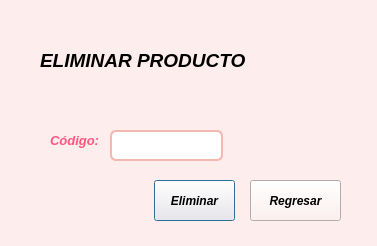
<?xml version="1.0" encoding="UTF-8"?>
<ui version="4.0">
 <class>eliminar</class>
 <widget class="QDialog" name="eliminar">
  <property name="geometry">
   <rect>
    <x>0</x>
    <y>0</y>
    <width>377</width>
    <height>246</height>
   </rect>
  </property>
  <property name="windowTitle">
   <string>Dialog</string>
  </property>
  <property name="styleSheet">
   <string notr="true">background-color: #FDEDEC;
</string>
  </property>
  <widget class="QLabel" name="label">
   <property name="geometry">
    <rect>
     <x>40</x>
     <y>40</y>
     <width>231</width>
     <height>41</height>
    </rect>
   </property>
   <property name="font">
    <font>
     <pointsize>14</pointsize>
     <italic>true</italic>
     <bold>true</bold>
    </font>
   </property>
   <property name="text">
    <string>ELIMINAR PRODUCTO</string>
   </property>
  </widget>
  <widget class="QLabel" name="label_2">
   <property name="geometry">
    <rect>
     <x>50</x>
     <y>130</y>
     <width>61</width>
     <height>21</height>
    </rect>
   </property>
   <property name="font">
    <font>
     <pointsize>10</pointsize>
     <italic>true</italic>
     <bold>true</bold>
    </font>
   </property>
   <property name="styleSheet">
    <string notr="true">color: rgb(255, 85, 127)</string>
   </property>
   <property name="text">
    <string>Código: </string>
   </property>
  </widget>
  <widget class="QLineEdit" name="codigo">
   <property name="geometry">
    <rect>
     <x>110</x>
     <y>130</y>
     <width>113</width>
     <height>31</height>
    </rect>
   </property>
   <property name="styleSheet">
    <string notr="true">QLineEdit {
    background-color: white;
    border: 2px solid #F5B7B1;
    border-radius: 6px;
    padding: 4px;
    color: #7B241C;
}

QLineEdit:focus {
    border: 2px solid #E5989B;
}
</string>
   </property>
  </widget>
  <widget class="QPushButton" name="eliminar_2">
   <property name="geometry">
    <rect>
     <x>154</x>
     <y>180</y>
     <width>81</width>
     <height>41</height>
    </rect>
   </property>
   <property name="font">
    <font>
     <italic>true</italic>
     <bold>true</bold>
    </font>
   </property>
   <property name="styleSheet">
    <string notr="true">color: rgb(0, 0, 0)</string>
   </property>
   <property name="text">
    <string>Eliminar</string>
   </property>
  </widget>
  <widget class="QPushButton" name="regresar">
   <property name="geometry">
    <rect>
     <x>250</x>
     <y>180</y>
     <width>91</width>
     <height>41</height>
    </rect>
   </property>
   <property name="font">
    <font>
     <italic>true</italic>
     <bold>true</bold>
    </font>
   </property>
   <property name="styleSheet">
    <string notr="true">color: rgb(0, 0, 0)</string>
   </property>
   <property name="text">
    <string>Regresar</string>
   </property>
  </widget>
 </widget>
 <resources/>
 <connections/>
</ui>
